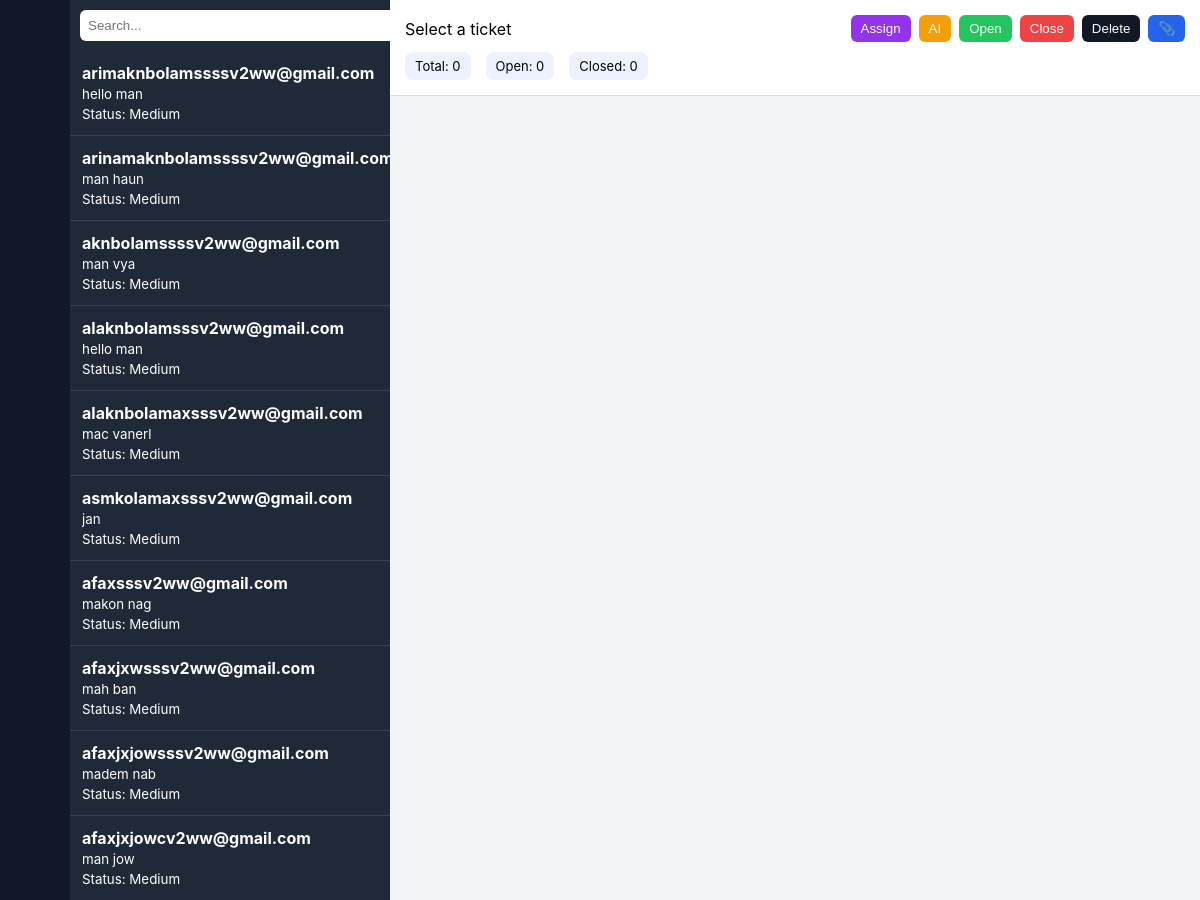
Page /admin (signed in, upper part) on the earlier database version.
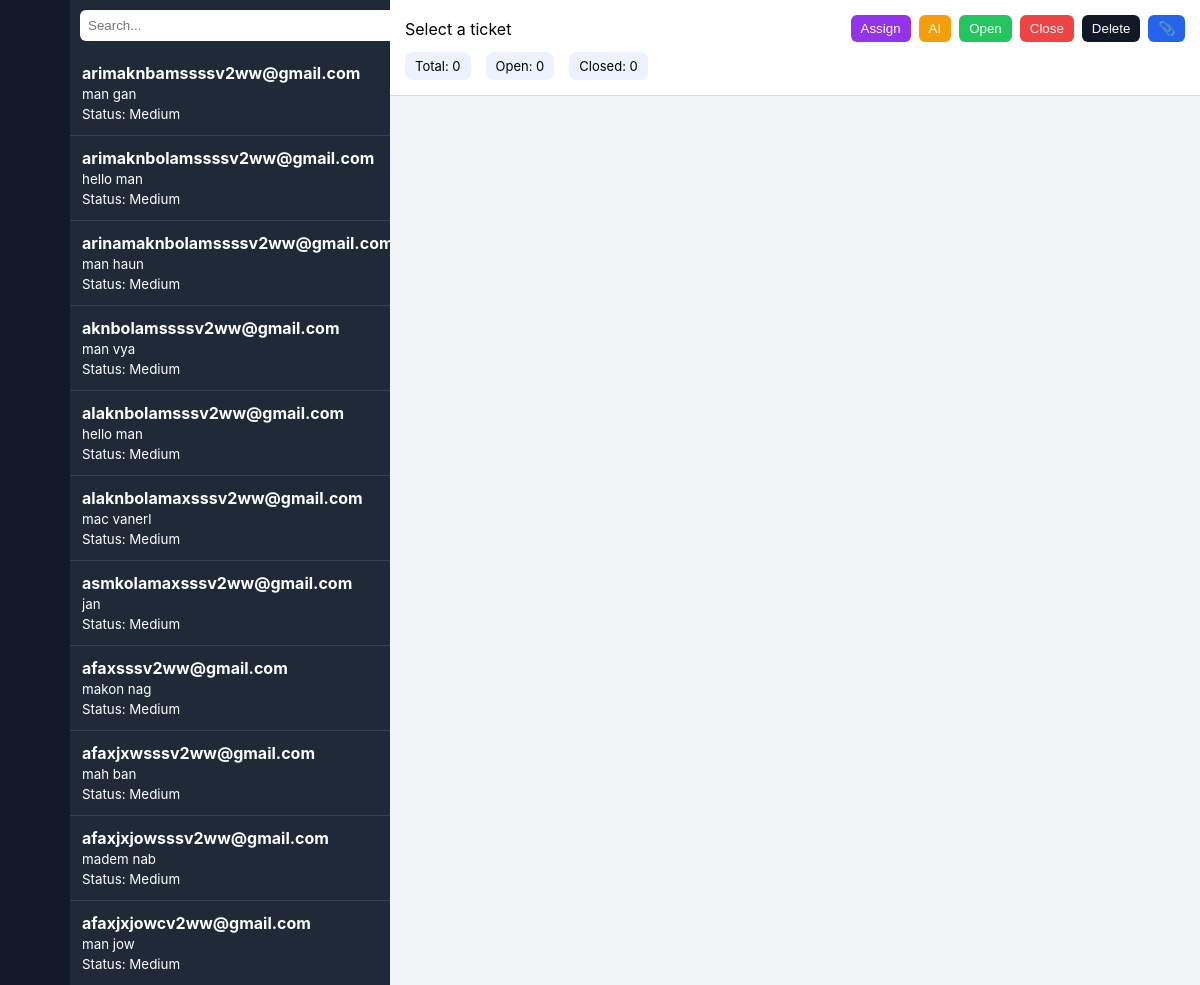
Same page on the later database version.
### tables this page shows
CREATE TABLE tickets (
        id TEXT PRIMARY KEY,
        name TEXT,
        email TEXT,
        subject TEXT,
        priority TEXT,
        status TEXT,
        assigned_to TEXT,
        created_at TEXT
    , tags TEXT, updated_at TEXT, last_reply_at TEXT, closed_at TEXT);

### app.py (the view)
@app.route('/admin')
def admin_dashboard():
    if "admin" not in session:
        return redirect("/admin-login")
    conn = get_db()
    c = conn.cursor()
    c.execute("SELECT * FROM tickets ORDER BY created_at DESC")
    tickets = c.fetchall()
    conn.close()
    return render_template('admin.html', tickets=tickets)

### app.py (called while the page is built)
def get_db():
    conn = sqlite3.connect('database.db', timeout=10)
    conn.row_factory = sqlite3.Row
    return conn

### templates/admin.html (shortened to what this page needs)
<!DOCTYPE html>
<html>
<head>
</head>
<body>
<div class="nav">💬</div>
<div class="sidebar">
<div class="search">
<input id="search" placeholder="Search..." oninput="filterTickets()">
</div>
<div id="ticketList" class="ticket-list">
{% for t in tickets %}
<div class="ticket" data-id="{{t[0]}}">
<b>{{t[2]}}</b><br>
<small>{{t[1]}}</small><br>
<small>Status: {{t[4]}}</small>
</div>
{% endfor %}
</div>
</div>
<div class="main">
<div class="header">
<div class="top-bar">
<div id="ticketTitle">Select a ticket</div>
<div class="controls">
<button class="assign" onclick="assignAgent()">Assign</button>
<button class="ai" onclick="aiReply()">AI</button>
<button class="open" onclick="openTicket()">Open</button>
<button class="close" onclick="closeTicket()">Close</button>
<button class="delete" onclick="deleteTicket()">Delete</button>
<button class="upload" onclick="uploadFile()">📎</button>
</div>
</div>
<div class="analytics">
<div id="totalTickets">Total: 0</div>
<div id="openTickets">Open: 0</div>
<div id="closedTickets">Closed: 0</div>
</div>
</div>
<div id="messages" class="messages"></div>
</div>
</body>
</html>

### templates/admin.html (style rules this page uses)
body { margin:0; font-family:-apple-system,BlinkMacSystemFont,sans-serif; display:flex; height:100vh; background:#f3f4f6; }
.nav { width:70px; background:#111827; color:white; display:flex; justify-content:center; align-items:center; font-size:20px; }
.sidebar { width:320px; background:#1f2937; color:white; display:flex; flex-direction:column; }
.search { padding:10px; }
.search input { width:100%; padding:8px; border-radius:6px; border:none; }
.ticket-list { overflow-y:auto; flex:1; }
.ticket { padding:12px; border-bottom:1px solid #374151; cursor:pointer; position:relative; }
.main { flex:1; display:flex; flex-direction:column; }
.header { padding:15px; background:white; border-bottom:1px solid #ddd; display:flex; flex-direction:column; gap:10px; }
.top-bar { display:flex; justify-content:space-between; align-items:center; }
.analytics { display:flex; gap:15px; font-size:13px; }
.analytics div { background:#eef2ff; padding:6px 10px; border-radius:8px; }
.controls { display:flex; gap:8px; }
button { cursor:pointer; padding:6px 10px; border:none; border-radius:6px; }
.close { background:#ef4444; color:white; }
.open { background:#22c55e; color:white; }
.upload { background:#2563eb; color:white; }
.delete { background:#111827; color:white; }
.assign { background:#9333ea; color:white; }
.ai { background:#f59e0b; color:white; }
.messages { flex:1; padding:20px; overflow-y:auto; display:flex; flex-direction:column; }
input { flex:1; padding:10px; }

Differences in the rows shown:
added tickets: email "arimaknbamssssv2ww@gmail.com", name "man gan", priority "Medium"
